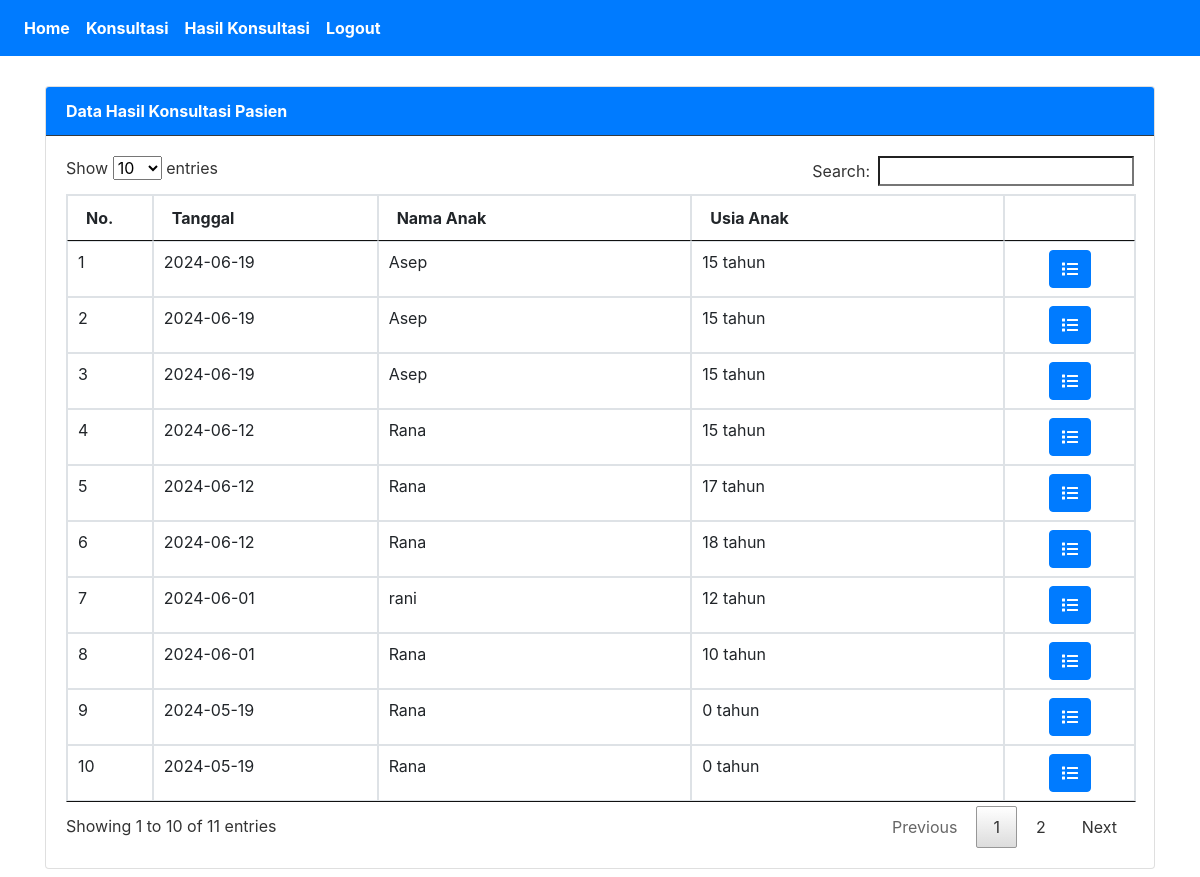
The page /SistemPakar/index.php?page=konsultasipasien (signed in) on the database its author committed.
### tables this page shows
CREATE TABLE `konsultasi` (
  `idkonsultasi` int(15) NOT NULL,
  `tanggal` date NOT NULL,
  `nama` varchar(50) NOT NULL,
  `usia` int(255) NOT NULL
);

### SistemPakar/tampil_konsulpasien.php (the view, shortened to what this page needs)
<div class="card">
  <div class="card-header bg-primary text-white border-dark"><strong>Data Hasil Konsultasi Pasien</strong></div>
  <div class="card-body">
    <table class="table table-bordered" id="myTable">
    <thead>
      <tr>
        <th width="50px">No.</th>
        <th width="200px">Tanggal</th>
        <th width="300px">Nama Anak</th>
        <th width="300px">Usia Anak</th>
        <th width="100px"></th>
      </tr>
    </thead>
    <tbody>
    <?php
        $conn = new mysqli("localhost", "root", "", "db_pakar1");
        $no=1;
        $sql = "SELECT * FROM konsultasi ORDER BY tanggal DESC LIMIT 15";
        $result = $conn->query($sql);
        while($row = $result->fetch_assoc()) {
    ?>
        <tr>
            <td><?php echo $no++; ?></td>
            <td><?php echo $row['tanggal']; ?></td>
            <td><?php echo $row['nama']; ?></td>
            <td><?php echo $row['usia'] . " tahun"; ?></td>
            <td align="center">
                <a class="btn btn-primary" href="?page=konsultasipasien&action=detail&id=<?php echo $row['idkonsultasi']; ?>">
                    <i class="fas fa-list"></i>
                </a>
            </td>
        </tr>
    <?php
     }
    ?>
   </tbody>
</table>
</div>
</div>

### SistemPakar/Assets/css/all.css (style rules this page uses)
.fa-list:before { content:"\f03a" }

### SistemPakar/tampil_konsulpasien.php (style rules this page uses)
.card { margin-top:30px; }

### rows shown on the page
konsultasi: tanggal "2024-06-19", nama "Asep", usia "15"
konsultasi: tanggal "2024-06-19", nama "Asep", usia "15"
konsultasi: tanggal "2024-06-19", nama "Asep", usia "15"
konsultasi: tanggal "2024-06-12", nama "Rana", usia "15"
konsultasi: tanggal "2024-06-12", nama "Rana", usia "17"
konsultasi: tanggal "2024-06-12", nama "Rana", usia "18"
konsultasi: tanggal "2024-06-01", nama "rani", usia "12"
konsultasi: tanggal "2024-06-01", nama "Rana", usia "10"
konsultasi: tanggal "2024-05-19", nama "Rana", usia "0"
konsultasi: tanggal "2024-05-19", nama "Rana", usia "0"
